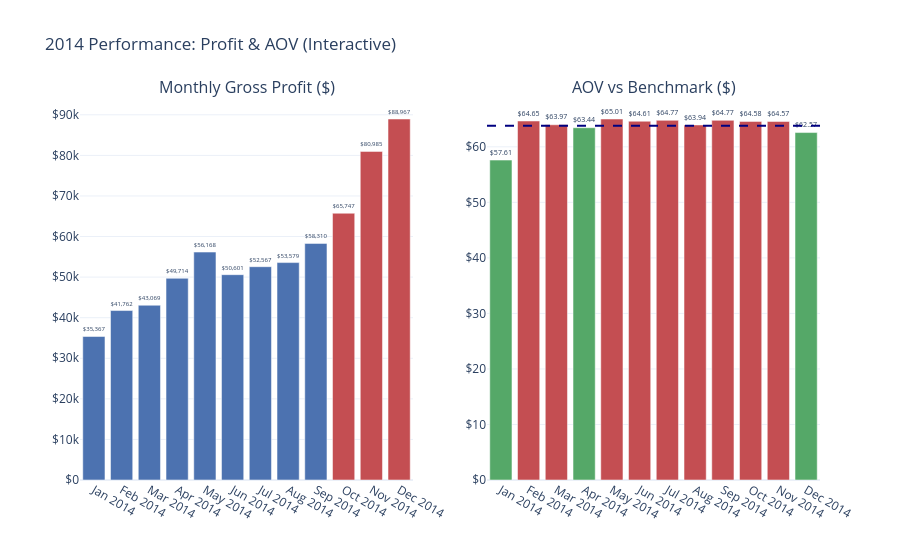

Notebook cell for this chart:
### Markdown cell above
**Q3 — In 2014 (the highest revenue year at $1.07M), which three months generated the most gross profit, and did their AOV exceed the yearly average of $63.80?**

### Code cell
q3 = con_duck.execute("""
    SELECT
        DATE_TRUNC('month', o.created_at::TIMESTAMP)::DATE AS month,
        COUNT(DISTINCT o.order_id) AS total_orders,
        SUM(oi.price_usd) AS revenue,
        SUM(oi.price_usd - oi.cogs_usd) AS gross_profit,
        ROUND(SUM(oi.price_usd) / NULLIF(COUNT(DISTINCT o.order_id), 0), 2) AS aov
    FROM orders AS o 
    JOIN order_items oi USING (order_id)
    WHERE o.created_at::TIMESTAMP BETWEEN '2014-01-01' AND '2014-12-31'
    GROUP BY 1 
    ORDER BY 1
""").df()
q3['month'] = pd.to_datetime(q3['month'])
q3['month_str'] = q3['month'].dt.strftime('%b %Y')
top3_profit_val = q3['gross_profit'].nlargest(3).min()
aov_avg = 63.80

fig = make_subplots(rows=1, cols=2, 
                    subplot_titles=('Monthly Gross Profit ($)', 'AOV vs Benchmark ($)'))

fig.add_trace(
    go.Bar(x=q3['month_str'], y=q3['gross_profit'],
           marker_color=['#C44E52' if v >= top3_profit_val else '#4C72B0' for v in q3['gross_profit']],
           text=q3['gross_profit'], texttemplate='$%{text:,.0f}', textposition='outside'),
    row=1, col=1
)
fig.add_trace(
    go.Bar(x=q3['month_str'], y=q3['aov'],
           marker_color=['#C44E52' if v > aov_avg else '#55A868' for v in q3['aov']],
           text=q3['aov'], texttemplate='$%{text:.2f}', textposition='outside'),
    row=1, col=2
)

fig.add_hline(y=aov_avg, line_dash="dash", line_color="navy", row=1, col=2)

fig.update_layout(title_text='2014 Performance: Profit & AOV (Interactive)', template='plotly_white', showlegend=False)
fig.update_yaxes(tickprefix="$")
fig.show()

### Figure 1 — Plotly figure (JSON) as saved in the notebook; plotly's stock layout.template omitted (floating-point values rounded to 4 significant figures)
{"data": [{"marker": {"color": ["#4C72B0", "#4C72B0", "#4C72B0", "#4C72B0", "#4C72B0", "#4C72B0", "#4C72B0", "#4C72B0", "#4C72B0", "#C44E52", "#C44E52", "#C44E52"]}, "text": [35370.0, 41760.0, 43070.0, 49710.0, 56170.0, 50600.0, 52570.0, 53580.0, 58310.0, 65750.0, 80990.0, 88970.0], "textposition": "outside", "texttemplate": "$%{text:,.0f}", "type": "bar", "x": ["Jan 2014", "Feb 2014", "Mar 2014", "Apr 2014", "May 2014", "Jun 2014", "Jul 2014", "Aug 2014", "Sep 2014", "Oct 2014", "Nov 2014", "Dec 2014"], "xaxis": "x", "y": [35370.0, 41760.0, 43070.0, 49710.0, 56170.0, 50600.0, 52570.0, 53580.0, 58310.0, 65750.0, 80990.0, 88970.0], "yaxis": "y"}, {"marker": {"color": ["#55A868", "#C44E52", "#C44E52", "#55A868", "#C44E52", "#C44E52", "#C44E52", "#C44E52", "#C44E52", "#C44E52", "#C44E52", "#55A868"]}, "text": [57.61, 64.65, 63.97, 63.44, 65.01, 64.61, 64.77, 63.94, 64.77, 64.58, 64.57, 62.57], "textposition": "outside", "texttemplate": "$%{text:.2f}", "type": "bar", "x": ["Jan 2014", "Feb 2014", "Mar 2014", "Apr 2014", "May 2014", "Jun 2014", "Jul 2014", "Aug 2014", "Sep 2014", "Oct 2014", "Nov 2014", "Dec 2014"], "xaxis": "x2", "y": [57.61, 64.65, 63.97, 63.44, 65.01, 64.61, 64.77, 63.94, 64.77, 64.58, 64.57, 62.57], "yaxis": "y2"}], "layout": {"annotations": [{"font": {"size": 16}, "showarrow": false, "text": "Monthly Gross Profit ($)", "x": 0.225, "xanchor": "center", "xref": "paper", "y": 1, "yanchor": "bottom", "yref": "paper"}, {"font": {"size": 16}, "showarrow": false, "text": "AOV vs Benchmark ($)", "x": 0.775, "xanchor": "center", "xref": "paper", "y": 1, "yanchor": "bottom", "yref": "paper"}], "shapes": [{"line": {"color": "navy", "dash": "dash"}, "type": "line", "x0": 0, "x1": 1, "xref": "x2 domain", "y0": 63.8, "y1": 63.8, "yref": "y2"}], "showlegend": false, "title": {"text": "2014 Performance: Profit & AOV (Interactive)"}, "xaxis": {"anchor": "y", "domain": [0, 0.45]}, "xaxis2": {"anchor": "y2", "domain": [0.55, 1]}, "yaxis": {"anchor": "x", "domain": [0, 1], "tickprefix": "$"}, "yaxis2": {"anchor": "x2", "domain": [0, 1], "tickprefix": "$"}}}
